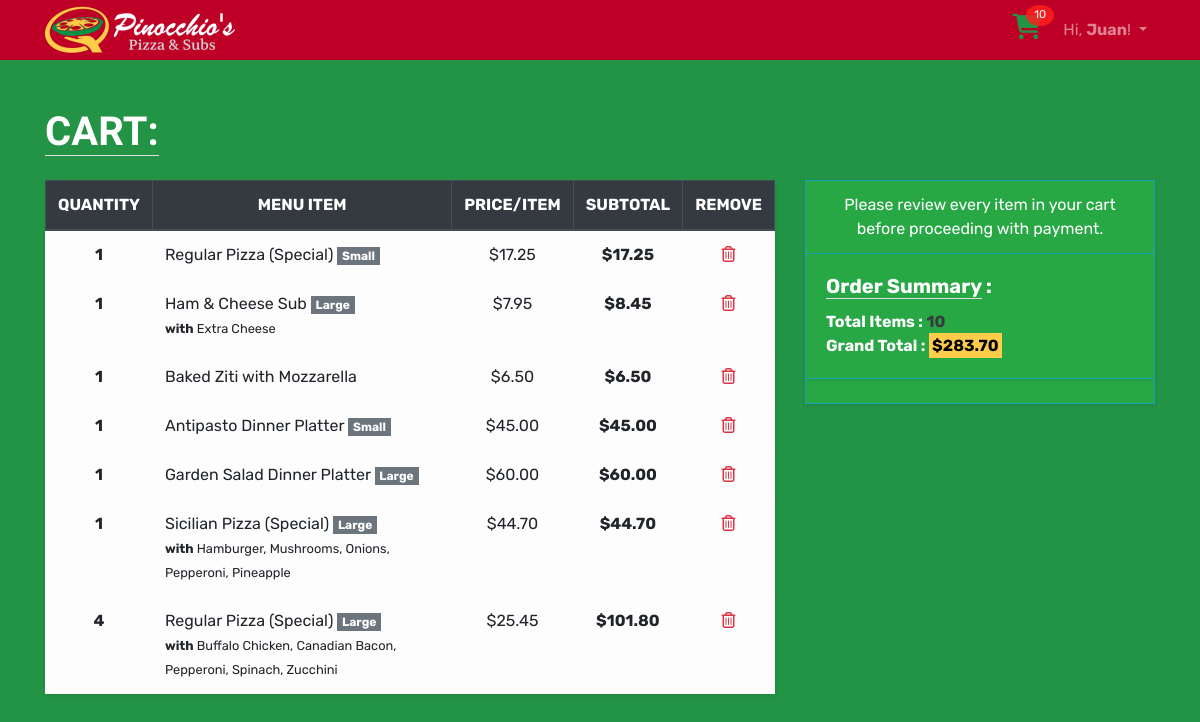
/cart/ (signed in), run on an earlier commit of the app's database.
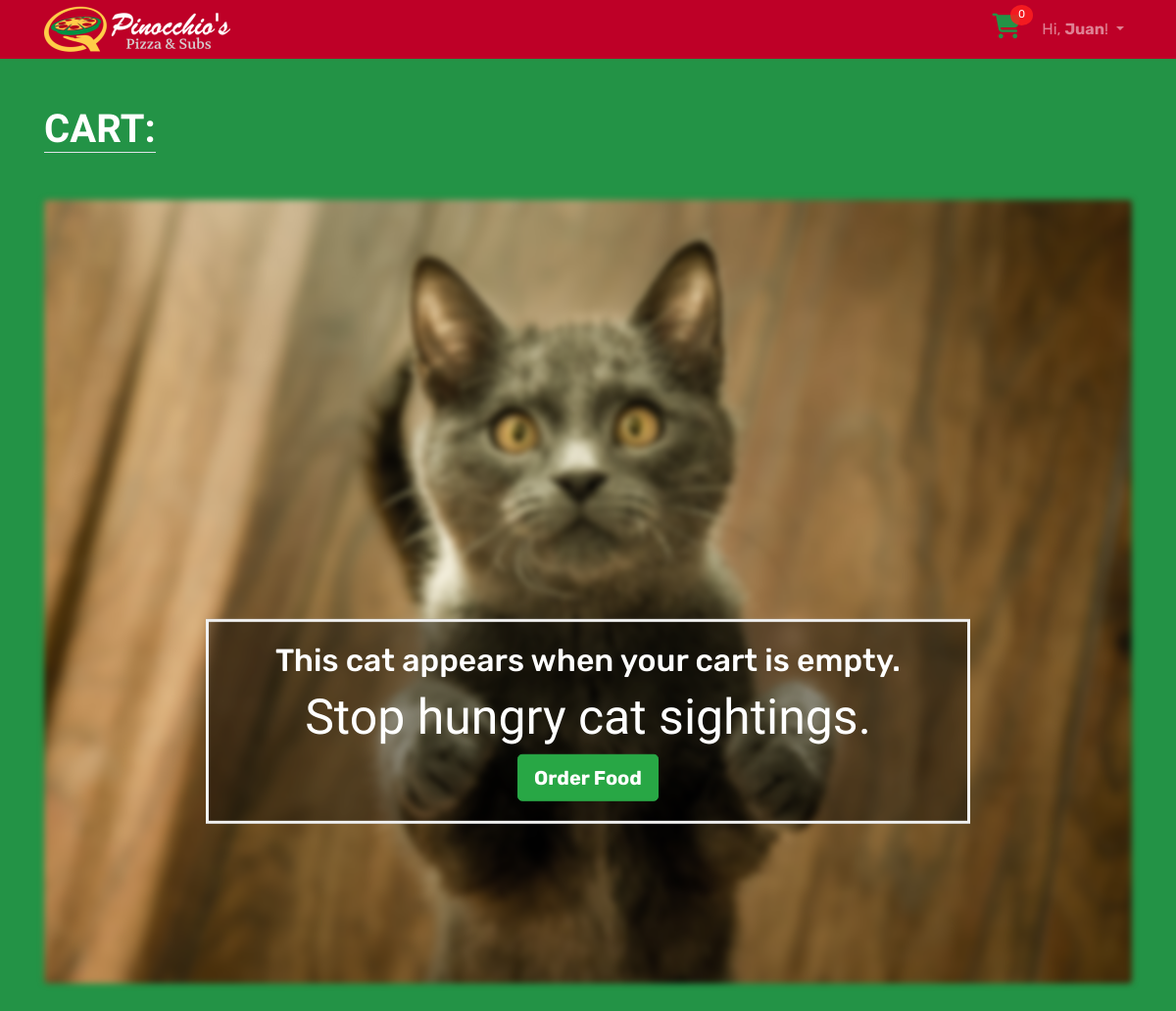
And on a later commit of the database.
### cart/models.py (models this page shows, shortened)
class CartItem(models.Model):
    ORDER_STATUS = [
        ('CART', 'In Cart'),
        ('PAID', 'Paid'),
        ('CONF', 'Confirmed'),
        ('DLVR', 'Delivered'),
        ('DONE', 'Completed'),
    ]
    user = models.ForeignKey(User, on_delete=models.CASCADE)
    quantity = models.IntegerField()
    category = models.CharField(max_length=200)
    menu_id = models.IntegerField()
    name = models.CharField(max_length=200)
    size = models.CharField(
        max_length=20,
        blank=True,
        null=True,
    )
    addons = models.CharField(
        max_length=200,
        blank=True,
        null=True,
    )
    price = models.DecimalField(max_digits=10, decimal_places=2)
    sub_total = models.DecimalField(max_digits=10, decimal_places=2)
    status = models.CharField(
        max_length=4,
        choices=ORDER_STATUS,
        default='CART',
    )
    added_on = models.DateTimeField(auto_now_add=True)

### cart/views.py (the view)
# urls.py: path("", views.cart, name="cart"),
@login_required
def cart(request):
    user = request.user.id
    cart_items = CartItem.objects.filter(user=user, status='CART')
    context = {
        'cart_items': cart_items,
        'key': settings.STRIPE_PUBLISHABLE_KEY,
    }
    cart_total = 0
    cart_quantity = 0
    for item in cart_items:
        cart_total += item.sub_total
        cart_quantity += item.quantity
    if cart_total != 0:
        context['cart_total'] = format(cart_total, '.2f')
        context['stripe_total'] = str(cart_total).replace('.',"")
    context['cart_quantity'] = cart_quantity
    return render(request, 'cart/cart.html', context)

### templates/cart/cart.html (shortened to what this page needs)
{% extends 'base.html' %}
{% load static %}
    {% block stylesheet %}
    <link rel="stylesheet" href="{% static 'css/cart.css' %}">
    {% endblock %}
    {% block body_content %}
    <div class="container">
      <h1 class="mt-5 mb-4 text-white font-weight-bold text-uppercase" id="cart"><a href="#cart" class="text-decoration-none text-reset border-bottom">Cart:</a></h1>
      {% if cart_items %}
      <div class="row">
        <div class="col-lg-8 rounded">
          <table class="table table-hover table-bordered table-light shadow-sm">
            <thead class="thead-dark">
              <tr class="text-uppercase text-center">
                <th scope="col">Quantity</th>
                <th scope="col">Menu Item</th>
                <th scope="col">Price/Item</th>
                <th scope="col">Subtotal</th>
                <th scope="col">Remove</th>
              </tr>
            </thead>
            <tbody>
              {% for item in cart_items %}
              <tr data-orderid="{{item.id}}">
                <th scope="row" class="text-center">{{item.quantity}}</th>
                <td>
                  {{item.name}}
                  {% if item.size %}
                    <span class="badge badge-secondary rounded-0">{{item.size}}</span>
                  {% endif %}
                  {% if item.addons %}
                    <br>
                    <small><strong>with</strong> {{item.addons}}</small>
                  {% endif %}
                </td>
                <td class="text-center">${{item.price}}</td>
                <td class="text-center"><span class="font-weight-bolder">$</span><span class="font-weight-bold">{{item.sub_total}}</span></td>
                <td class="text-center"><i class="far fa-trash-alt text-danger" title="Remove order?" onclick="deleteOrder(this)"></i></td>
              </tr>
              {% endfor %}
            </tbody>
          </table>
        </div>
        <div class="col-lg-4">
          <div class="card bg-success text-white border-info mb-3 rounded-0 shadow-sm">
            <div class="card-header bg-transparent border-info text-center">Please review every item in your cart before proceeding with payment.</div>
            <div class="card-body text-white shadow-sm">
              <h5 class="card-title font-weight-bold"><span class="border-bottom">Order Summary</span> :</h5>
              <p class="card-text">
                <span class="font-weight-bold">Total Items :
                  <span class="text-dark" id="cart-quantity">{{cart_quantity}}</span>
                </span>
                <br>
                <span class="font-weight-bold">Grand Total
                  <span id="cart-total">
                    : <mark>${{cart_total}}</mark>
                  </span>
                </span>
              </p>
            </div>
            <div class="card-footer bg-transparent border-info text-center">
            </div>
          </div>
        </div>
      </div>
      {% else %}
      <div class="mt-5">
        <div id="pizza-cat" class="container mb-5 rounded vh-100"></div>
        <div class="bg-text container">
          <h2>This cat appears when your cart is empty.</h2>
          <h1 style="font-size:50px">Stop hungry cat sightings.</h1>
          <a href="{% url 'home' %}#menu" class="btn btn-lg btn-success font-weight-bold">Order Food</a>
        </div>
      </div>
      {% endif %}
    </div>
    {% endblock %}

### templates/base.html (shortened to what this page needs)
{% load static %}<!DOCTYPE html>
<html>
  <head>
    <link rel="stylesheet" href="{% static 'css/bootstrap.min.css' %}">
    <link rel="stylesheet" href="{% static 'css/app.css' %}">
    {% block stylesheet %}{% endblock %}
  </head>
  <body>
    {% block body %}
    <nav class="navbar navbar-expand-sm navbar-dark mt-0 mb-0 pt-0 pb-0">
      <div class="container">
        <a class="navbar-brand" href="{% url 'home' %}">
          <img src="../static/img/logo.png" alt="Pinocchio's Pizza & Subs logo">
        </a>
        <div id="mainMenu">
          {% if user.is_authenticated %}
            <ul class="navbar-nav ml-auto d-flex flex-row">
              <li class="nav-item">
                <a href="{% url 'cart' %}" class="items-in-cart d-inline">
                  <span><i class="fas fa-shopping-cart lg"></i></span>
                  <span class="cart-quantity">{{cart_quantity}}</span>
                </a>
              </li>
              <li class="nav-item dropdown">
                <a class="nav-link dropdown-toggle" href="#" id="userMenu" data-toggle="dropdown" aria-haspopup="true" aria-expanded="false">
                  Hi, <span class="font-weight-bold">{{ user.first_name|title }}</span>!
                </a>
              </li>
            </ul>
          {% endif %}
        </div>
      </div>
    </nav>
    {% endblock body %}
    {% block body_content %}
    {% endblock %}
  </body>
</html>

### static/css/app.css (style rules this page uses)
body { font-family: 'Rubik', sans-serif; background-color: #239346; }
.navbar { background-color: #be0027; }

### static/css/cart.css (style rules this page uses)
h1, h3 { font-family: 'Leckerli One', sans-serif; }
.items-in-cart { color: #239346; padding: 4px 1px; margin-right: 13px; text-decoration: none; top: 4px; position: relative; display: inline-block; }
#mainMenu > ul > li:nth-child(1) > a > span:nth-child(1) > i { font-size: 1.6em; }
.cart-quantity { position: absolute; top: -12px; right: -12px; padding: 2px 8px; border-radius: 50%; background-color:rgba(253, 31, 31, 0.849); color: white; font-size: 0.7em; }
#pizza-cat { background-image: url('../img/pizza-cat.jpg'); filter: blur(3px); -webkit-filter: blur(3px); background-position: center; background-repeat: no-repeat; background-size: cover; }
.bg-text { background-color: rgb(0,0,0); background-color: rgba(0,0,0, 0.4); color: white; font-weight: bold; border: 3px solid #f1f1f1; position: absolute; top: 70%; left: 50%; transform: translate(-50%, -50%); z-index: 2; width: 65%; padding: 20px 0px; text-align: center; }

What changed in the data, as far as the page shows it:
removed CartItem: quantity "1", name "Regular Pizza (Special)", size "Small", price "17.25", sub_total "17.25"
removed CartItem: quantity "1", name "Ham & Cheese Sub", size "Large", addons "Extra Cheese", price "7.95", sub_total "8.45"
removed CartItem: quantity "1", name "Baked Ziti with Mozzarella", price "6.50", sub_total "6.50"
removed CartItem: quantity "1", name "Antipasto Dinner Platter", size "Small", price "45.00", sub_total "45.00"
removed CartItem: quantity "1", name "Garden Salad Dinner Platter", size "Large", price "60.00", sub_total "60.00"
removed CartItem: quantity "1", name "Sicilian Pizza (Special)", size "Large", addons "Hamburger, Mushrooms, Onions, Pepperoni, Pineapple", price "44.70", sub_total "44.70"
removed CartItem: quantity "4", name "Regular Pizza (Special)", size "Large", addons "Buffalo Chicken, Canadian Bacon, Pepperoni, Spinach, Zucchini", price "25.45", sub_total "101.80"
Also different on the page:
{{ cart_quantity }}: "10" → "0"
{{ cart_quantity }}: "10" → (not shown)
{{ cart_total }}: "283.70" → (not shown)
text no longer shown: "QUANTITY MENU ITEM PRICE/ITEM SUBTOTAL REMOVE Please review every item in your cart before proceeding with payment. Order Summary : Total Items : Grand Total : $"
text now shown: "This cat appears when your cart is empty. Stop hungry cat sightings. Order Food"
